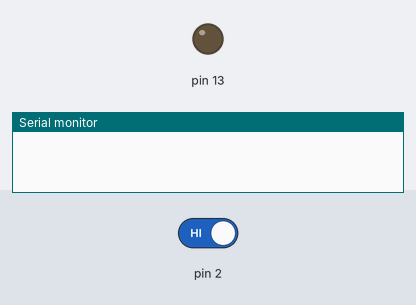
Recording of a sketch running on a simulated Arduino Uno, built with avr-gcc and run on an emulated ATmega328P. Shown: output pins drawn as LEDs (lit = HIGH), the last lines printed to the serial monitor. The inputs (shaded band) are chosen by the test bench; at power-on: pin 2 HIGH.

Above: at 1.2 s.
1.3 s: pin 2 driven LOW
At 2.7 s:
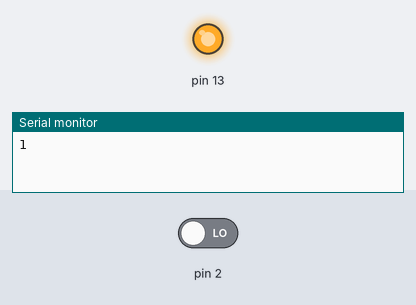
Timing chart, 0 to 4.3 s (numbered marks = the images above; inputs shaded):
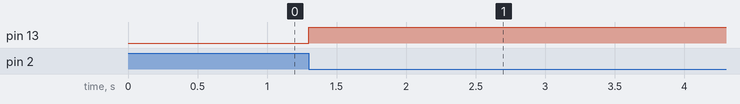

Measured:
- after the input at 1.3 s, pin 13: LOW → HIGH at once

The sketch:

interrupt.ino
```cpp
// 인터럽트
// 프로그램이 실행중인 상태에서 인터럽트 조건을 만족하는 어떤 변화가 감지될 경우
// 현재 실행되는 프로그램을 중단시키고 인터럽트 처리 프로그램을 실행 하는 것

// 스위치를 이용하여 인터럽트를 발생시키는 예
volatile byte state = HIGH;
int duration = 500;
unsigned long pre_time = 0;
unsigned long cur_time = 0;

void isr(){
  // 채터링을 소프트웨어적으로 해결하는 알고리즘
  cur_time = millis();
  if(cur_time - pre_time >= duration){
    Serial.println(state);
    digitalWrite(13, state);
    state = !state;
    pre_time = cur_time;
  }
}

void setup() {
  Serial.begin(9600);
  pinMode(13, OUTPUT);
  // attachInterrupt(intNo, ISR, mode)
  // intNo : 인터럽트 번호 0,1 (UNO)
  // ISR : 인터럽트 발생 시 호출될 함수
  // mode : 인터럽트 선택 모드
  // FALLING (핀의 상태가 HIGH에서 LOW로 바뀔경우)
  // RISING (핀의 상태가 LOW에서 HIGH로 바뀔경우)
  // CHANGE (핀의 상태가 바뀔경우)
  // LOW (핀의 상태가 LOW일 경우)
  attachInterrupt(0, isr, FALLING);
}

void loop() {
}
```
